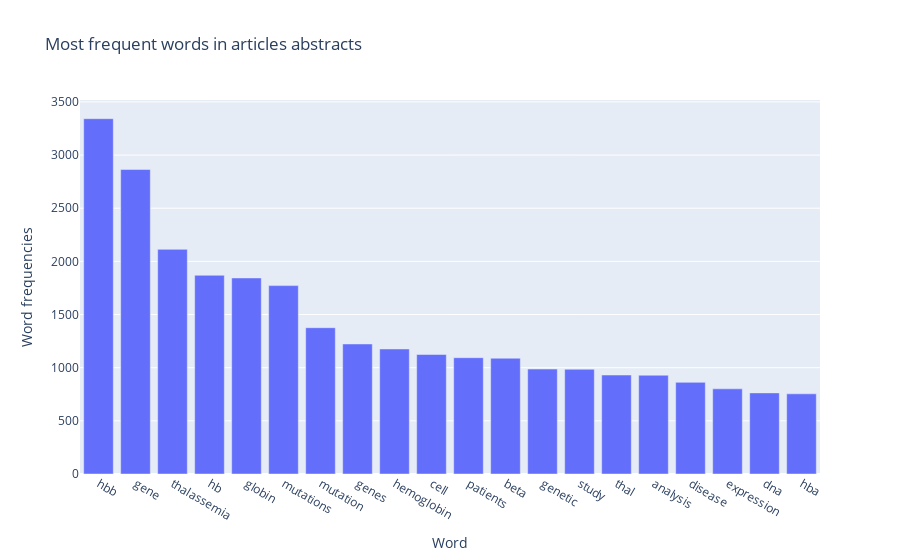

Notebook code cell kept with this figure:
### Code cell
from collections import Counter
import plotly.express as px

word_counter = Counter(tokenized_words)

most_occuring_words = word_counter.most_common(20)

figure = px.bar(x=[x for x, y in most_occuring_words], y=[y for x, y in most_occuring_words], title="Most frequent words in articles abstracts").update_layout(xaxis_title="Word", yaxis_title="Word frequencies")
figure.show()

### Figure 1 — Plotly figure (JSON) as saved in the notebook; plotly's stock layout.template omitted (floating-point values rounded to 4 significant figures)
{"data": [{"alignmentgroup": "True", "hovertemplate": "x=%{x}<br>y=%{y}<extra></extra>", "legendgroup": "", "marker": {"color": "#636efa", "pattern": {"shape": ""}}, "name": "", "offsetgroup": "", "orientation": "v", "showlegend": false, "textposition": "auto", "type": "bar", "x": ["hbb", "gene", "thalassemia", "hb", "globin", "mutations", "mutation", "genes", "hemoglobin", "cell", "patients", "beta", "genetic", "study", "thal", "analysis", "disease", "expression", "dna", "hba"], "xaxis": "x", "y": [3342, 2864, 2113, 1869, 1844, 1772, 1376, 1223, 1176, 1124, 1094, 1089, 987, 985, 931, 929, 862, 801, 763, 754], "yaxis": "y"}], "layout": {"barmode": "relative", "legend": {"tracegroupgap": 0}, "title": {"text": "Most frequent words in articles abstracts"}, "xaxis": {"anchor": "y", "domain": [0, 1], "title": {"text": "Word"}}, "yaxis": {"anchor": "x", "domain": [0, 1], "title": {"text": "Word frequencies"}}}}
